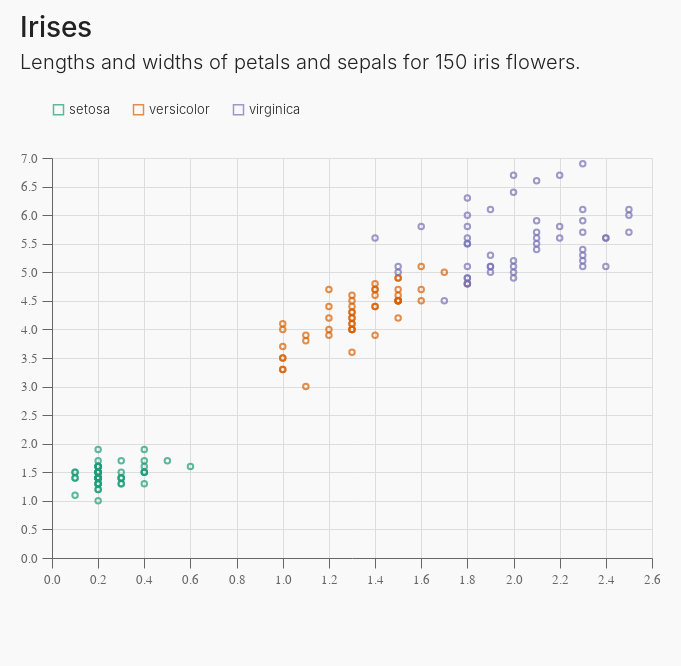

Notebook cell for this chart:
### Markdown cell above
## Scatterplot

### Code cell
alt.Chart(data.iris()).mark_point().encode(
        x='petalWidth',
        y='petalLength',
        color=alt.Color('species', scale=alt.Scale(scheme='dark2'))
        # color=alt.Color('species', scale=alt.Scale(scheme='dark2'), title='Species') # add a title to the legend if needed
    ).configure_axisY( # adding some colors back to the scatterplot
        domainColor='#666666',
        tickColor='#666666',
    ).properties(
        title={
            'text': 'Irises',
            'subtitle' : ['Lengths and widths of petals and sepals for 150 iris flowers.',' ']
        }
    )

### Figure 1 — Vega-Lite specification as saved in the notebook (floating-point values rounded to 4 significant figures; data arrays with more than 128 entries replaced by an {"elided": "..."} marker saying what was removed)
{"$schema": "https://vega.github.io/schema/vega-lite/v4.17.0.json", "config": {"arc": {"fill": "#0077bb"}, "area": {"fill": "#0077bb"}, "axis": {"gridColor": "#dddddd", "labelColor": "#666666", "labelFlush": false, "labelFont": "Tenon", "labelFontSize": 13, "labelPadding": 5, "tickSize": 10, "title": null, "titleColor": "#666666", "titleFontWeight": 300}, "axisX": {"domainColor": "#666666", "tickColor": "#666666"}, "axisY": {"domainColor": "#666666", "tickColor": "#666666"}, "background": "#f9f9f9", "bar": {"fill": "#0077bb"}, "legend": {"columnPadding": 20, "direction": "horizontal", "labelAlign": "left", "labelBaseline": "middle", "labelColor": "#222222", "labelFont": "Tenon", "labelFontSize": 13, "labelFontWeight": 300, "offset": 40, "orient": "top", "rowPadding": 10, "symbolType": "square", "title": null, "titleFont": "Tenon", "titleFontSize": 14, "titleFontWeight": 400}, "line": {"stroke": "#0077bb", "strokeWidth": 3}, "padding": {"bottom": 80, "left": 20, "right": 20, "top": 15}, "path": {"stroke": "#0077bb"}, "point": {"stroke": "#0077bb"}, "rect": {"fill": "#0077bb"}, "shape": {"stroke": "#0077bb"}, "symbol": {"fill": "#0077bb", "size": 30}, "title": {"align": "left", "anchor": "start", "color": "#222222", "font": "Tenon", "fontSize": 28, "fontWeight": 500, "subtitleColor": "#222222", "subtitleFont": "Tenon", "subtitleFontSize": 20, "subtitleFontWeight": 300, "subtitleLineHeight": 26, "subtitlePadding": 10}, "view": {"height": 400, "strokeOpacity": 0, "width": 600}}, "data": {"name": "data-a264acbd6e539a8b3afc0cb5f240fb57"}, "datasets": {"data-a264acbd6e539a8b3afc0cb5f240fb57": {"elided": "150 records"}}, "encoding": {"color": {"field": "species", "scale": {"scheme": "dark2"}, "type": "nominal"}, "x": {"field": "petalWidth", "type": "quantitative"}, "y": {"field": "petalLength", "type": "quantitative"}}, "mark": "point", "title": {"subtitle": ["Lengths and widths of petals and sepals for 150 iris flowers.", " "], "text": "Irises"}}
